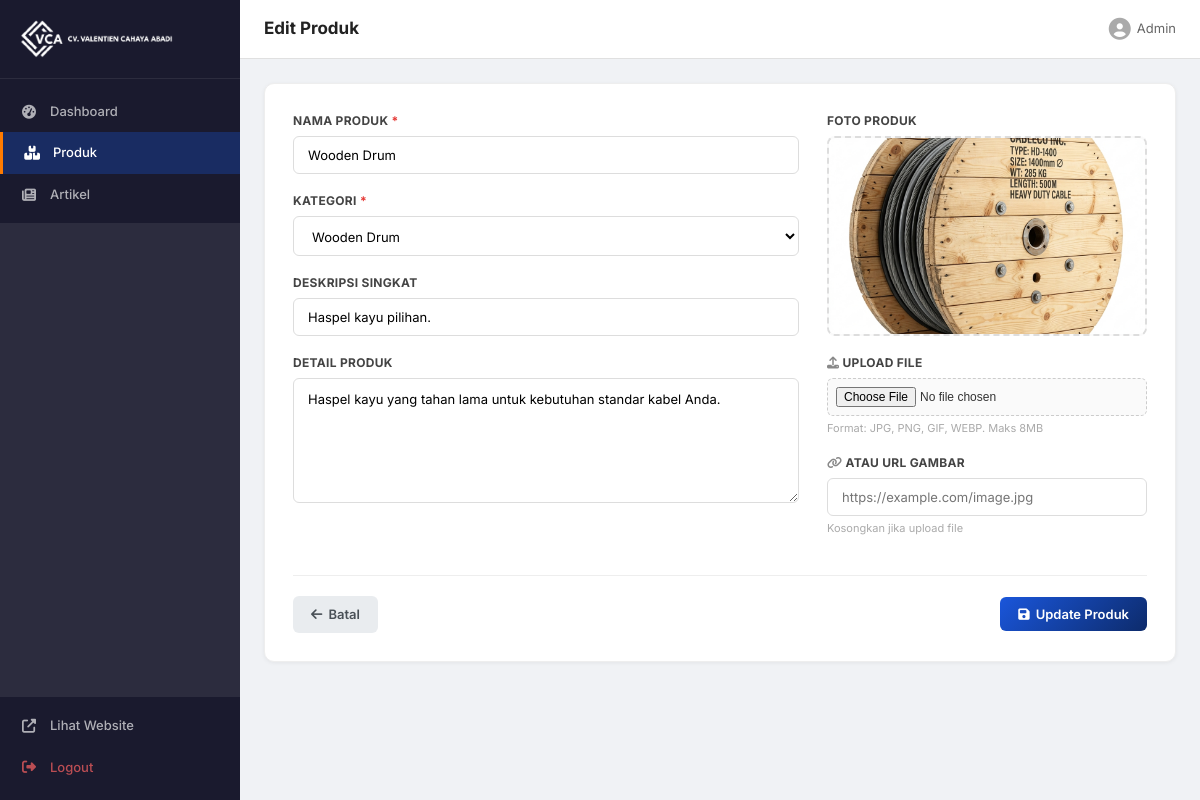
Page /admin/products/edit/2 (signed in) on the committed database.
### tables this page shows
CREATE TABLE products (
            id          INTEGER PRIMARY KEY AUTOINCREMENT,
            name        TEXT    NOT NULL,
            category    TEXT    NOT NULL,
            description TEXT,
            detail      TEXT,
            image       TEXT,
            created_at  TIMESTAMP DEFAULT CURRENT_TIMESTAMP,
            FOREIGN KEY (category) REFERENCES categories(slug)
        );

### app.py (the view, shortened to what this page needs)
@app.route("/admin/products/edit/<int:product_id>", methods=["GET", "POST"])
@login_required
def admin_product_edit(product_id):
    db = get_db()
    product = db.execute("SELECT * FROM products WHERE id = ?", (product_id,)).fetchone()
    categories = db.execute("SELECT * FROM categories ORDER BY id").fetchall()
    if not product:
        flash("Produk tidak ditemukan.", "error")
        return redirect(url_for("admin_products"))
    return render_template("admin/product_form.html", categories=categories, product=product)

### app.py (called while the page is built)
def get_db():
    if "db" not in g:
        g.db = sqlite3.connect(DATABASE)
        g.db.row_factory = sqlite3.Row
    return g.db

def login_required(f):
    @wraps(f)
    def decorated(*args, **kwargs):
        if not session.get("admin_logged_in"):
            flash("Silakan login terlebih dahulu.", "warning")
            return redirect(url_for("admin_login"))
        return f(*args, **kwargs)
    return decorated

### templates/admin/product_form.html (shortened to what this page needs)
{% extends "admin/base.html" %}
{% block page_title %}{{ 'Edit Produk' if product else 'Tambah Produk Baru' }}{% endblock %}
{% block content %}
<div class="form-container">
    <form method="POST" enctype="multipart/form-data"
          action="{{ url_for('admin_product_edit', product_id=product.id) if product else url_for('admin_product_add') }}">
        <div class="form-grid">
            <div class="form-left">
                <div class="form-group">
                    <label for="name">Nama Produk <span class="required">*</span></label>
                    <input type="text" id="name" name="name" value="{{ product.name if product else '' }}" required
                           placeholder="Contoh: Haspel Kayu Standar">
                </div>
                <div class="form-group">
                    <label for="category">Kategori <span class="required">*</span></label>
                    <select id="category" name="category" required>
                        {% for cat in categories %}
                        <option value="{{ cat.slug }}" {{ 'selected' if product and product.category == cat.slug else '' }}>
                            {{ cat.name }}
                        </option>
                        {% endfor %}
                    </select>
                </div>
                <div class="form-group">
                    <label for="description">Deskripsi Singkat</label>
                    <input type="text" id="description" name="description"
                           value="{{ product.description if product else '' }}"
                           placeholder="Contoh: Ukuran: 120cm x 80cm | Bahan: Kayu Keras">
                </div>
                <div class="form-group">
                    <label for="detail">Detail Produk</label>
                    <textarea id="detail" name="detail" rows="5"
                              placeholder="Tulis deskripsi lengkap produk...">{{ product.detail if product else '' }}</textarea>
                </div>
            </div>
            <div class="form-right">
                <div class="form-group">
                    <label>Foto Produk</label>
                    <div class="image-preview" id="image-preview">
                        {% if product and product.image %}
                            {% if product.image.startswith('uploads/') %}
                            <img src="{{ url_for('static', filename=product.image) }}" alt="Preview" id="preview-img">
                            {% else %}
                            <img src="{{ product.image }}" alt="Preview" id="preview-img">
                            {% endif %}
                        {% else %}
                        <div class="preview-placeholder" id="preview-placeholder">
                            <i class="fas fa-cloud-upload-alt"></i>
                            <p>Upload foto produk</p>
                        </div>
                        {% endif %}
                    </div>
                </div>
                <div class="form-group">
                    <label for="image_file"><i class="fas fa-upload"></i> Upload File</label>
                    <input type="file" id="image_file" name="image_file" accept="image/*" onchange="previewFile(this)">
                    <small class="form-hint">Format: JPG, PNG, GIF, WEBP. Maks 8MB</small>
                </div>
                <div class="form-group">
                    <label for="image_url"><i class="fas fa-link"></i> Atau URL Gambar</label>
                    <input type="text" id="image_url" name="image_url"
                           value="{{ product.image if product and product.image and not product.image.startswith('uploads/') else '' }}"
                           placeholder="https://example.com/image.jpg">
                    <small class="form-hint">Kosongkan jika upload file</small>
                </div>
            </div>
        </div>
        <div class="form-actions">
            <a href="{{ url_for('admin_products') }}" class="btn btn-secondary">
                <i class="fas fa-arrow-left"></i> Batal
            </a>
            <button type="submit" class="btn btn-primary">
                <i class="fas fa-save"></i> {{ 'Update Produk' if product else 'Simpan Produk' }}
            </button>
        </div>
    </form>
</div>
{% endblock %}

### static/admin.css (style rules this page uses)
*,*::before,*::after { margin:0; padding:0; box-sizing:border-box; }
body { font-family: 'Inter', 'Segoe UI', sans-serif; background: #f0f2f5; color: #333; line-height: 1.5; }
.btn { display: inline-flex; align-items: center; gap: 6px; padding: 9px 18px; font-size: 13px; font-weight: 600; font-family: inherit; border: none; border-radius: 6px; cursor: pointer; transition: all 0.15s; text-decoration: none; }
.btn-primary { background: linear-gradient(135deg, #1a56db, #0d2b6b); color: #fff; }
.btn-secondary { background: #e9ecef; color: #495057; }
.form-container { background: #fff; border-radius: 10px; padding: 28px; box-shadow: 0 1px 4px rgba(0,0,0,0.06); border: 1px solid #eee; }
.form-grid { display: grid; grid-template-columns: 1fr 320px; gap: 28px; }
.form-group { margin-bottom: 18px; }
.form-group label { display: block; font-size: 12px; font-weight: 700; color: #444; margin-bottom: 6px; text-transform: uppercase; letter-spacing: 0.3px; }
.form-group label i { color: #888; }
.required { color: #e53935; }
.form-group input[type="text"], .form-group input[type="password"], .form-group textarea, .form-group select { width: 100%; padding: 10px 14px; border: 1px solid #ddd; border-radius: 6px; font-size: 13px; font-family: inherit; outline: none; transition: border-color 0.2s, box-shadow 0.2s; background: #fff; }
.form-group textarea { resize: vertical; line-height: 1.6; }
.form-group input[type="file"] { width: 100%; padding: 8px; font-size: 12px; border: 1px dashed #ccc; border-radius: 6px; background: #fafafa; cursor: pointer; }
.form-hint { display: block; font-size: 11px; color: #aaa; margin-top: 4px; }
.image-preview { width: 100%; height: 200px; border: 2px dashed #ddd; border-radius: 8px; overflow: hidden; display: flex; align-items: center; justify-content: center; background: #fafafa; margin-bottom: 12px; }
.image-preview img { width: 100%; height: 100%; object-fit: cover; }
.form-actions { display: flex; justify-content: space-between; align-items: center; padding-top: 20px; margin-top: 20px; border-top: 1px solid #eee; }

### rows in the picture
products: name "Wooden Drum", description "Haspel kayu pilihan.", detail "Haspel kayu yang tahan lama untuk kebutuhan standar kabel Anda.", image (picture)

### other values in the picture
{{ 'Edit Produk' if product else 'Tambah Produk Baru' }} "Edit Produk"
{{ 'Update Produk' if product else 'Simpan Produk' }} "Update Produk"
form field category "Wooden Drum"
